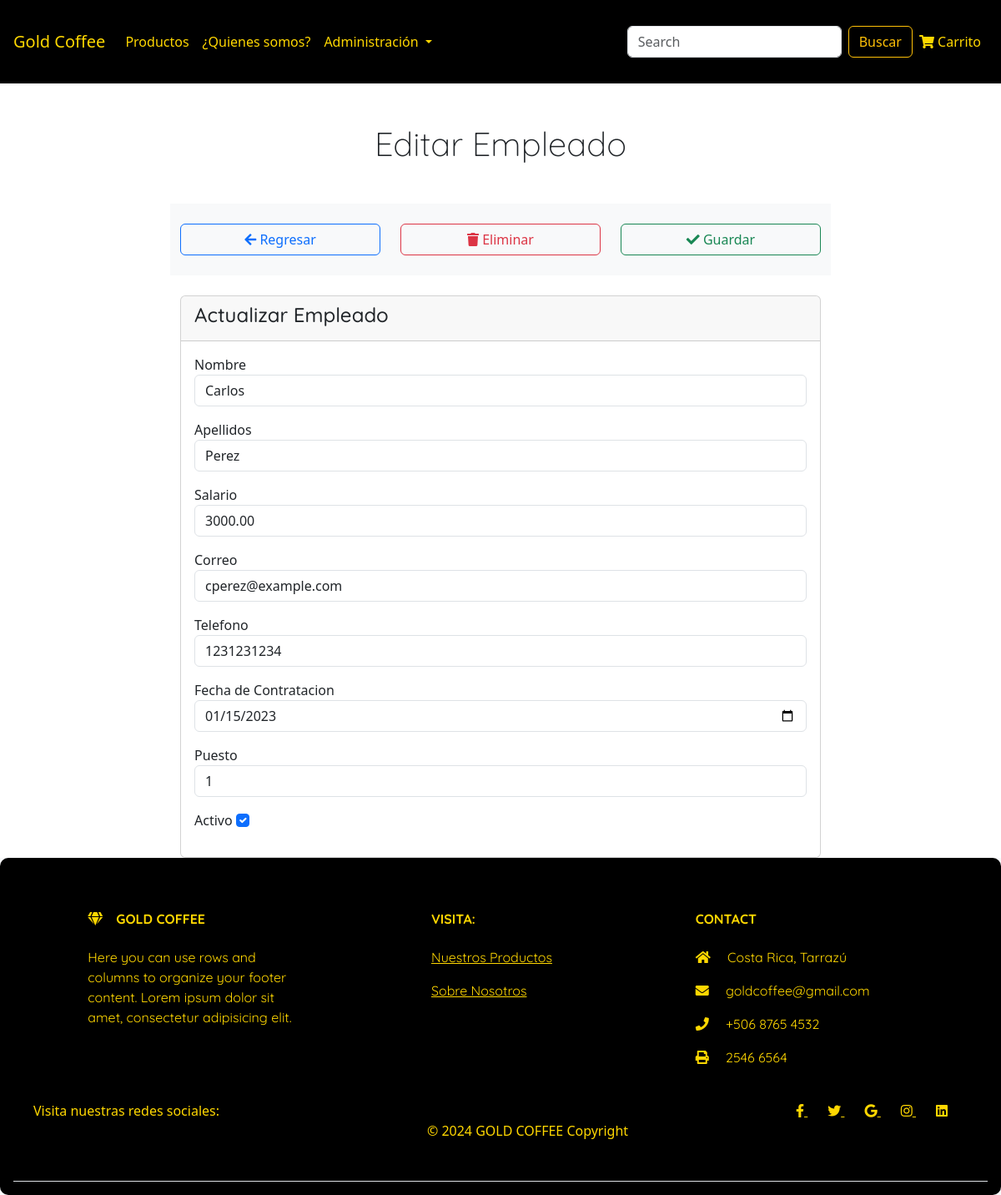
The page /SC502_2C2024_S_G4/views/editarEmpleado.php?id=1 on the database its author committed.
### tables this page shows
CREATE TABLE `empleado` (
  `id_empleado` int(11) NOT NULL,
  `nombre` varchar(50) NOT NULL,
  `apellidos` varchar(50) NOT NULL,
  `email` varchar(100) NOT NULL,
  `telefono` varchar(15) NOT NULL,
  `salario` decimal(10,2) NOT NULL,
  `id_puesto` int(11) DEFAULT NULL,
  `fecha_contratacion` date DEFAULT NULL,
  `activo` tinyint(1) DEFAULT 1
);

### SC502_2C2024_S_G4/model/conexionModel.php (called while the page is built, shortened)
<?php
class conexionModel{
    public static function execute($scriptSQL){
        try{
            $conexion = mysqli_connect(
                'localhost',
                'root',
                '',
                'gold_coffee',
            )or die ('No puede conectarse a la BD');
            $script = mysqli_query($conexion, $scriptSQL);
            $resultado=array(
                'exito' =>$script,
                'error'=>mysqli_error($conexion),
                'conexion'=>$conexion
            );
            return $resultado;
        }catch(Exception $e){
            echo 'Error: '.$e->getMessage();
        }
    }
    public static function now_execute($scriptSQL){
        try {
            $resultado = self::execute($scriptSQL);
            $registros = array();
            if($resultado['exito']){
                while($filas = mysqli_fetch_array($resultado['exito'],MYSQLI_ASSOC)){
                    $registros[] = $filas;
                }
            }
            return $registros;
        } catch (Exception $e) {
            echo "Error: ". $e->getMessage();
        }
    }
}
?>

### SC502_2C2024_S_G4/model/empleadosModel.php (called while the page is built, shortened)
<?php
require_once('../model/conexionModel.php');
class empleadosModel{
    public static function get_empleados(){
        try {
            $lista=conexionModel::now_execute('call pr_getAllEmpleados');
            return$lista;
        } catch (Exception $e) {
            echo "Error: ". $e->getMessage();
        }
    }
}
?>

### SC502_2C2024_S_G4/controller/empleadosController.php (called while the page is built, shortened)
<?php
require_once('../model/empleadosModel.php');
class empleadosController
{
    public static function view_get_empleados()
    {
        try {
            return empleadosModel::get_empleados();
        } catch (Exception $e) {
            echo "Error: " . $e->getMessage();
        }
    }
}

### SC502_2C2024_S_G4/views/editarEmpleado.php (the view, shortened to what this page needs)
<?php
require_once('../controller/empleadosController.php');
require_once('../model/conexionModel.php');
$id_empleado = $_GET['id'];
$empleadosController = new empleadosController();
$empleado = null;
try {
    $empleados = $empleadosController->view_get_Empleados();
    foreach ($empleados as $empl) {
        if ($empl['id_empleado'] == $id_empleado) {
            $empleado = $empl;
            break;
        }
    }
} catch (Exception $e) {
    echo "Error: " . $e->getMessage();
    exit();
}
?>
<!DOCTYPE html>
<html lang="en">
<head>
    <link rel="stylesheet" href="https://cdnjs.cloudflare.com/ajax/libs/font-awesome/5.15.3/css/all.min.css" />
    <link href="https://cdn.jsdelivr.net/npm/bootstrap@5.3.3/dist/css/bootstrap.min.css" rel="stylesheet">
</head>
<body>
    <header>
        <?php
        include 'header.php'
        ?>
    </header>
    <h1 class="display-6 text-center m-5">Editar Empleado</h1>
    <div class="row">
        <div class="col-md-2"></div>
        <div class="col-md-8">
            <form method="POST" action="procesarActualizarEmpleado.php" enctype="multipart/form-data">
                <div class="container py-4 mb-4 bg-light">
                    <div class="row">
                        <div class="col-md-4 d-grid">
                            <a href="./empleados.php" class="btn btn-outline-primary">
                                <i class="fas fa-arrow-left"></i> Regresar
                            </a>
                        </div>
                        <div class="col-md-4 d-grid">
                            <a href="./procesarEliminarEmpleado.php?id=<?= $empleado['id_empleado'] ?>" class="btn btn-outline-danger"> <i class="fas fa-trash"></i> Eliminar
                            </a>
                        </div>
                        <div class="col-md-4 d-grid">
                            <button type="submit" class="btn btn-outline-success">
                                <i class="fas fa-check"></i> Guardar
                            </button>
                        </div>
                    </div>
                </div>
                <div id=details>
                    <div class="container">
                        <div class="row">
                            <div class="col">
                                <div class="card">
                                    <div class="card-header">
                                        <h4>Actualizar Empleado</h4>
                                    </div>
                                    <div class="card-body">
                                        <div class="mb-3">
                                            <label for="nombre">Nombre</label>
                                            <input type="text" class="form-control" name="nombre" value="<?= htmlspecialchars($empleado['nombre']) ?>" required="true">
                                        </div>
                                        <div class="mb-3">
                                            <label for="apellidos">Apellidos</label>
                                            <input type="text" class="form-control" name="apellidos" value="<?= htmlspecialchars($empleado['apellidos']) ?>" required="true">
                                        </div>
                                        <div class="mb-3">
                                            <label for="salario">Salario</label>
                                            <input type="number" class="form-control" name="salario" value="<?= htmlspecialchars($empleado['salario']) ?>" required="true" />
                                        </div>
                                        <div class="mb-3">
                                            <label for="email">Correo</label>
                                            <input type="email" class="form-control" name="email" value="<?= htmlspecialchars($empleado['email']) ?>" required="true" />
                                        </div>
                                        <div class="mb-3">
                                            <label for="telefono">Telefono</label>
                                            <input type="tel" class="form-control" name="telefono" value="<?= htmlspecialchars($empleado['telefono']) ?>" required="true" />
                                        </div>
                                        <div class="mb-3">
                                            <label for="fecha_contratacion">Fecha de Contratacion</label>
                                            <input type="date" class="form-control" name="fecha_contratacion" value="<?= htmlspecialchars($empleado['fecha_contratacion']) ?>" required="true" />
                                        </div>
                                        <div class="mb-3">
                                            <label for="id_puesto">Puesto</label>
                                            <input type="number" class="form-control" name="id_puesto" value="<?= htmlspecialchars($empleado['id_puesto']) ?>" required="true" />
                                        </div>
                                        <div class="mb-3">
                                            <label for="activo">Activo</label>
                                            <input class="form-check-input" type="checkbox" name="activo" id="activo" value="1" <?= $empleado['activo'] ? 'checked' : '' ?>>
                                        </div>
                                    </div>
                                </div>
                            </div>
                        </div>
                    </div>
                </div>
            </form>
        </div>
    </div>
    <footer>
        <?php
        include 'footer.php';
        ?>
    </footer>
</body>
</html>

### SC502_2C2024_S_G4/views/editarEmpleado.php (style rules this page uses)
h1, h2, h3, h4, h5, h6, p { font-family: "Quicksand", sans-serif; }

### rows shown on the page
empleado: nombre "Carlos", apellidos "Perez", salario "3000.00", email "cperez@example.com", telefono "1231231234", fecha_contratacion "01/15/2023", id_puesto "1", activo "☑"
